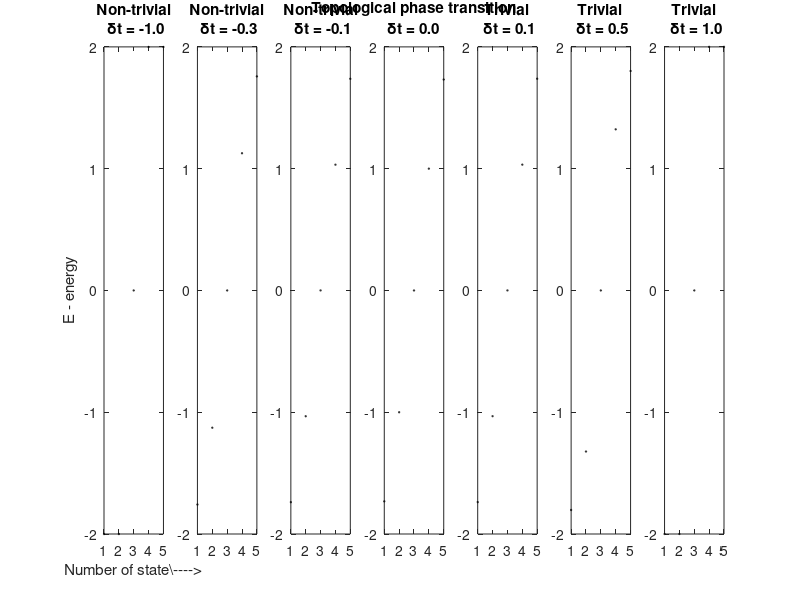

MATLAB code for this plot: (Note: this script raises an error after producing the figure.)
%Initializing
t = 1;
dt = [-1,-0.3,-0.15,0,0.15,0.5,1];
N = 5; %number of atoms
figure('Renderer', 'painters', 'Position', [200 200 1200 300]); %Position of output figure with plot
H = zeros(N,N); E = zeros(1,N); P = zeros(1,N);
%%
%Energy values on site
for dtID=1:length(dt)
	T = dt(dtID);
	for ii=1:N-1 %Defining hamiltonian
        H(ii,ii+1) = t + (-1)^(ii+1)*T;
        H(ii+1,ii) = H(ii,ii+1);
    end
	[V,D] = eig(H);
    for jj=1:N
        E(jj) = D(jj,jj); 
        %P(jj) = conj(V(jj,N/2))*V(jj,N/2);
    end
	%Plotting Energy on site
        ax = subplot(1,length(dt),dtID);
        plot(ax,1:N,E,'ko','MarkerSize',1);
        if(T>0) title(sprintf('Trivial\n \\deltat = %0.1f',T));
        elseif(T<0) title(sprintf('Non-trivial\n \\deltat = %0.1f',T));
        else title(sprintf('Topological phase transition\n\\deltat = %0.1f',T));
        end
        if(dtID==1) xlabel(ax,'Number of state\---->'); ylabel(ax,'E - energy'); end
end
suptitle(sprintf('\nEnergy for %d atoms\n',N));
%%
%Wavefunction density on site
N = 500;
dt = [-0.8,-0.4,-0.05,0];
%dt = [ -0.10, 0, 0.3];
P = zeros(length(dt),N);
edge_state = zeros(1,2);
tol = 1e-10; %tolerance for finding edge states
figure('Renderer', 'painters', 'Position', [200 200 1200 400]); %Position of output figure with plot
for dtID=1:length(dt)
    T = dt(dtID); 
    ID = 1;
    for ii=1:N-1 %Defining hamiltonian
        H(ii,ii+1) = t + (-1)^(ii+1)*T;
        H(ii+1,ii) = H(ii,ii+1);
    end
    [V,D] = eig(H);
    for jj=1:N 
        P(dtID,jj) = abs(V(jj,floor(N/2))); 
    end
end

%Plotting wavfunction density on site 5 different sites
plot(1:N,P(1,:),'k-',1:N,P(2,:),'r-',1:N,P(3,:),'b-',1:N,P(4,:),'g-','LineWidth',0.2);
title(sprintf('Wavefunction density for %d atoms - non trivial case',N));
legend(sprintf('\\deltat= %0.2f',dt(1)),sprintf('\\deltat= %0.2f',dt(2)),sprintf('\\deltat= %0.2f',dt(3)),sprintf('\\deltat= %0.2f',dt(4)));
xlabel('site'); ylabel('|\Psi|');



